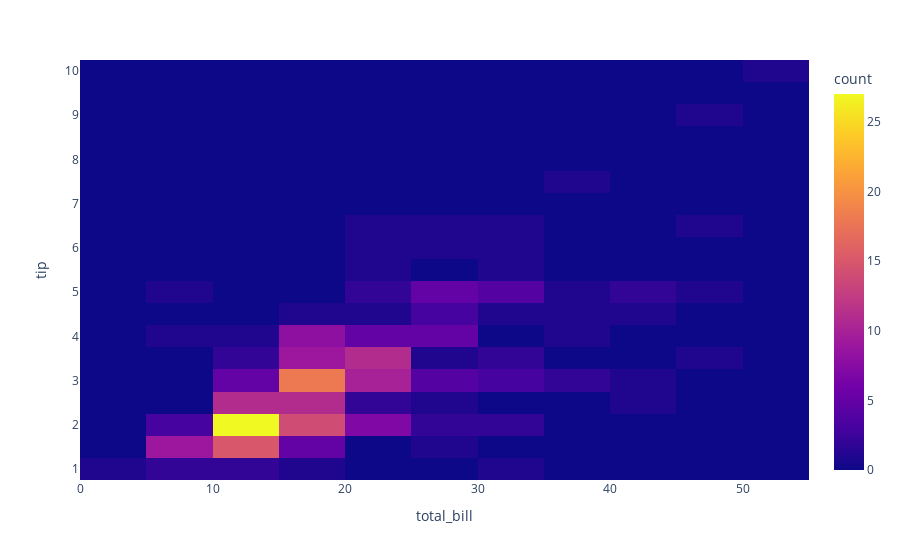

The notebook cell saved with this chart:
### Markdown cell above
## nbins

### Code cell
fig = px.density_heatmap(
    data_frame=tips,
    x="total_bill",
    y="tip",
    nbinsx=20,
    nbinsy=20,
)
fig.show()

### Figure 1 — Plotly figure (JSON) as saved in the notebook; plotly's stock layout.template omitted (floating-point values rounded to 4 significant figures; data arrays with more than 128 entries replaced by an {"elided": "..."} marker saying what was removed)
{"data": [{"coloraxis": "coloraxis", "hovertemplate": "total_bill=%{x}<br>tip=%{y}<br>count=%{z}<extra></extra>", "name": "", "nbinsx": 20, "nbinsy": 20, "type": "histogram2d", "x": {"elided": "244 float values"}, "xaxis": "x", "xbingroup": "x", "y": {"elided": "244 float values"}, "yaxis": "y", "ybingroup": "y"}], "layout": {"coloraxis": {"colorbar": {"title": {"text": "count"}}, "colorscale": [[0, "#0d0887"], [0.1111, "#46039f"], [0.2222, "#7201a8"], [0.3333, "#9c179e"], [0.4444, "#bd3786"], [0.5556, "#d8576b"], [0.6667, "#ed7953"], [0.7778, "#fb9f3a"], [0.8889, "#fdca26"], [1, "#f0f921"]]}, "legend": {"tracegroupgap": 0}, "margin": {"t": 60}, "xaxis": {"anchor": "y", "domain": [0, 1], "title": {"text": "total_bill"}}, "yaxis": {"anchor": "x", "domain": [0, 1], "title": {"text": "tip"}}}}
